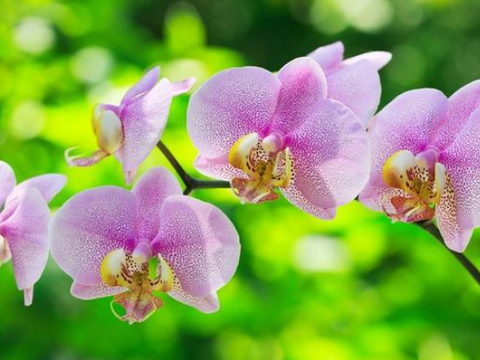
#> input picture Day01-15/Day14/Pics/db23-izrvxmf9891695.png, 480 x 360 px
$ python '图像和办公文档处理.py'
#> lines starting #> are read from the running program, lines starting #| are printed output that depends on the picture
from PIL import Image, ImageFilter

image = Image.open('../Day14/Pics/db23-izrvxmf9891695.png')
#> image is the input picture: PIL image 480x360 RGB; mean R, G, B 134.4, 160.2, 88.2
print(image.mode, image.size, image.format)
#| RGB (480, 360) PNG
image.filter(ImageFilter.CONTOUR).show()
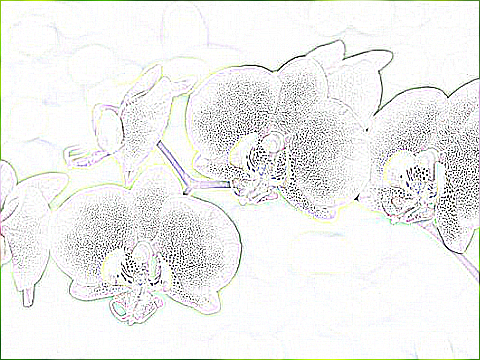
#> shown: PIL image 480x360 RGB; mean R, G, B 239.3, 239.9, 238.3
# image.show()

$ run again, with Day01-15/Day14/Pics/60ea-izrvxmf9478631.png copied over Day01-15/Day14/Pics/db23-izrvxmf9891695.png
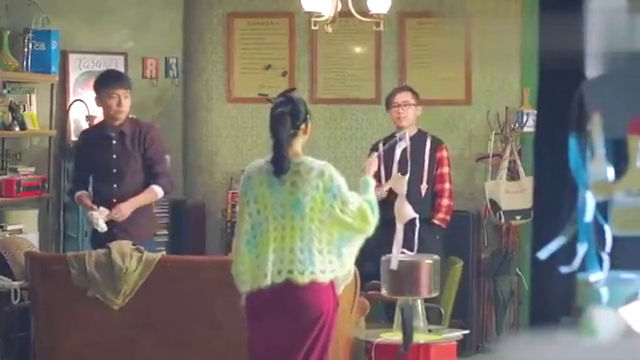
#> input picture Day01-15/Day14/Pics/60ea-izrvxmf9478631.png, 640 x 360 px
#> image is the input picture: PIL image 640x360 RGB; mean R, G, B 122.6, 117, 107.5
#| RGB (640, 360) PNG
#> `image.filter(ImageFilter.CONTOUR).show()`:
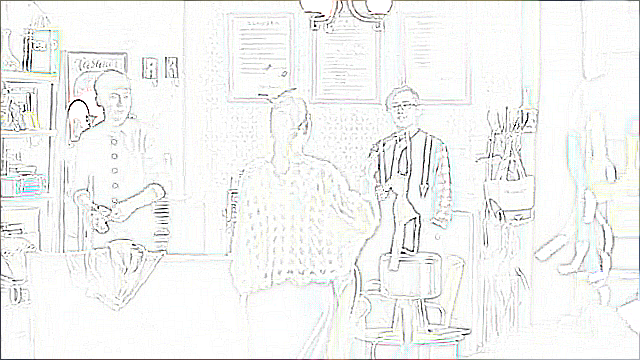
#> shown: PIL image 640x360 RGB; mean R, G, B 243.4, 244.1, 243

$ run again, with Day01-15/Day14/Pics/22c2-izrvxmh0248418.jpg saved as Day01-15/Day14/Pics/db23-izrvxmf9891695.png
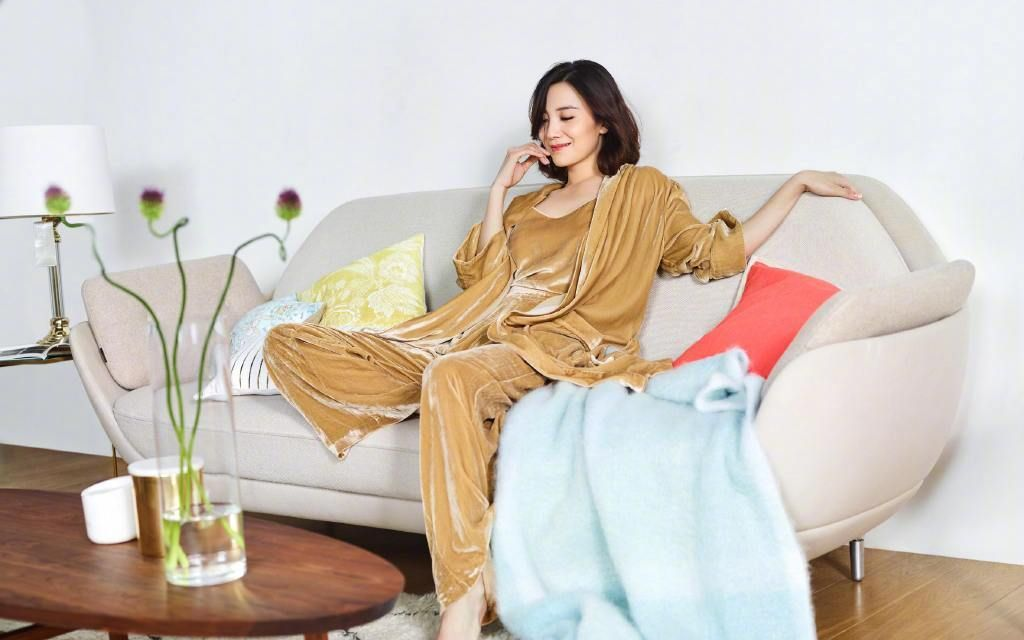
#> input picture Day01-15/Day14/Pics/22c2-izrvxmh0248418.jpg, 1024 x 640 px
#> image is the input picture: PIL image 1024x640 RGB; mean R, G, B 207.1, 197.2, 187.7
#| RGB (1024, 640) PNG
#> `image.filter(ImageFilter.CONTOUR).show()`:
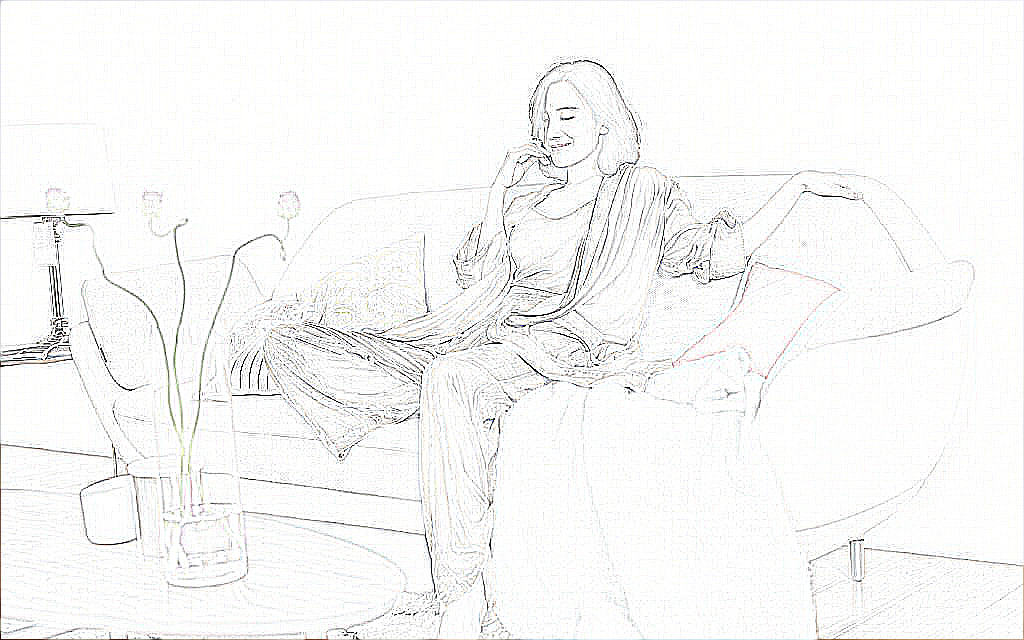
#> shown: PIL image 1024x640 RGB; mean R, G, B 247.2, 247.2, 246.6
